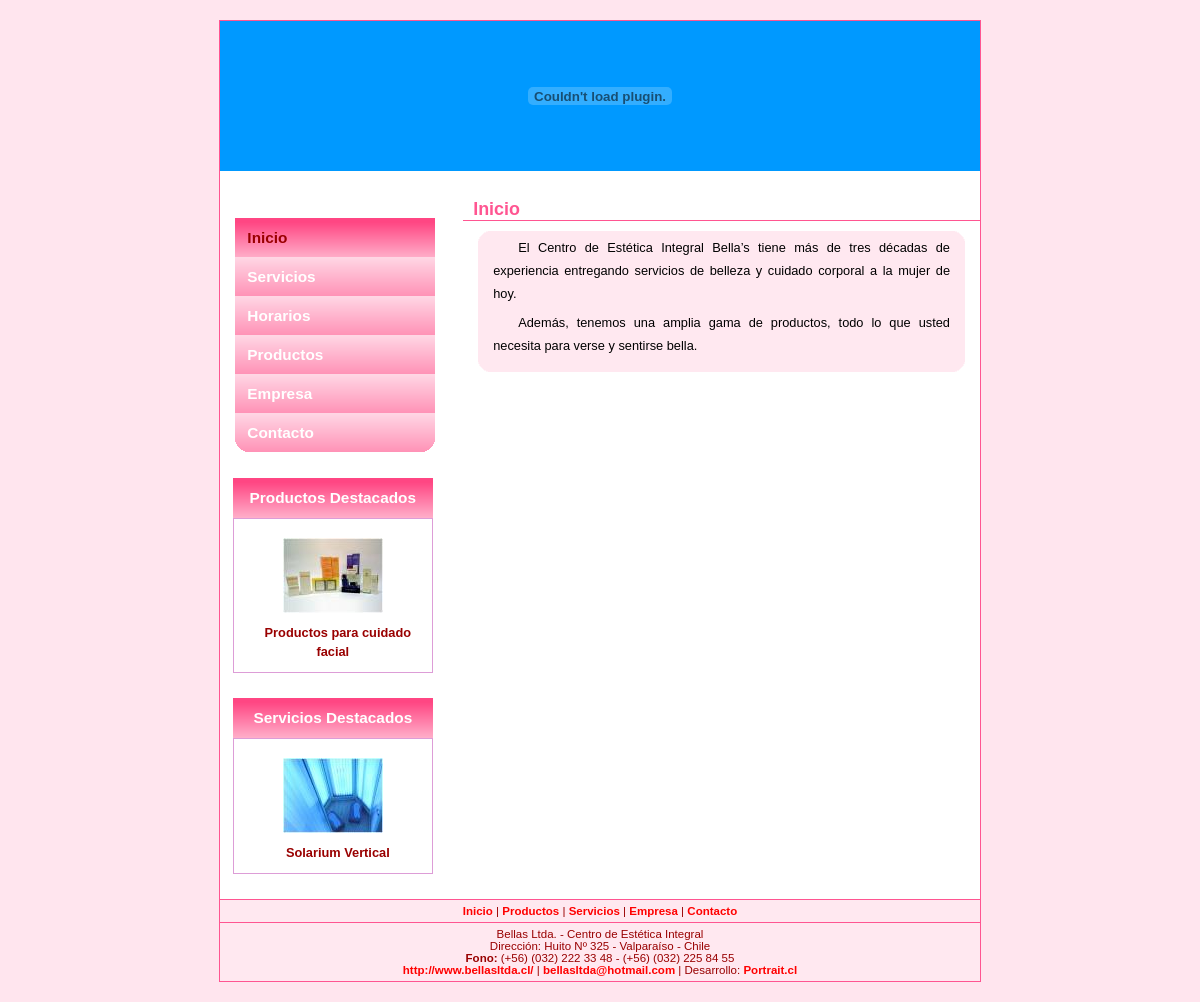
Page /inicio.php on the committed database.
### tables this page shows
CREATE TABLE `web_info` (
  `info_id` tinyint(4) NOT NULL,
  `info_inicio` text NOT NULL,
  `info_empresa` text NOT NULL,
  `info_contacto` text NOT NULL,
  `info_contacto_error` text NOT NULL,
  `info_contacto_exito` text NOT NULL,
  `info_horario` text NOT NULL,
  PRIMARY KEY  (`info_id`)
);

CREATE TABLE `web_prod` (
  `prod_id` tinyint(10) NOT NULL auto_increment,
  `prod_nombre` tinytext NOT NULL,
  `prod_imagen` tinytext NOT NULL,
  `prod_resena` text NOT NULL,
  `prod_pub` tinytext NOT NULL,
  `prod_cat` tinytext NOT NULL,
  `prod_dest` tinytext NOT NULL,
  `prod_fecha` varchar(255) NOT NULL,
  PRIMARY KEY  (`prod_id`)
);

CREATE TABLE `web_serv` (
  `serv_id` tinyint(10) NOT NULL auto_increment,
  `serv_nombre` tinytext NOT NULL,
  `serv_imagen` tinytext NOT NULL,
  `serv_resena` text NOT NULL,
  `serv_pub` tinytext NOT NULL,
  `serv_cat` tinytext NOT NULL,
  `serv_dest` tinytext NOT NULL,
  `serv_fecha` varchar(255) NOT NULL,
  PRIMARY KEY  (`serv_id`)
);

CREATE TABLE `web_conf` (
  `conf_id` tinyint(10) NOT NULL,
  `conf_nombre_sitio` tinytext NOT NULL,
  `conf_slogan` tinytext NOT NULL,
  `conf_descripcion` text NOT NULL,
  `conf_mail` tinytext NOT NULL,
  `conf_telefono` tinytext NOT NULL,
  `conf_direccion` tinytext NOT NULL,
  PRIMARY KEY  (`conf_id`)
);

### cp/inc/fx/general.fx.php (called while the page is built, shortened)
<?php
  function str_output($text){
    $text = stripslashes(html_entity_decode(trim($text), ENT_QUOTES));
    return $text;
  }
?>

### side.inc.php (the view, shortened to what this page needs)
<?php
  $url_images_folder_prod = "./productos/";
  $url_thumbs_folder_prod = $url_images_folder_prod."thumbs/";
  $url_images_folder_serv = "./servicios/";
  $url_thumbs_folder_serv = $url_images_folder_serv."thumbs/";
?>
        <div class="side">
<?php
  $datos = mysql_query("SELECT prod_id FROM ".$pre."prod ") or die(mysql_error());
  if (mysql_num_rows($datos) == 0) {}
  else {
      $datos = mysql_query("SELECT * FROM ".$pre."prod WHERE prod_pub='si' AND prod_dest='si' ORDER BY RAND() LIMIT 1") or die(mysql_error());
      $num_rows = mysql_num_rows($datos);
      for($j=0; $j<$num_rows; ++$j) {
          $prod_nombre = str_output(mysql_result($datos,$j,"prod_nombre"));
          $prod_imagen = str_output(mysql_result($datos,$j,"prod_imagen"));
?>
        <h3>Productos Destacados</h3>
          <div align="center" class="sidebox"><br />
            <a href="productos.php" title="<?php echo $prod_nombre; ?>">
            <img src="<?php echo $url_thumbs_folder_prod.$prod_imagen; ?>" border="0" alt="<?php echo $prod_nombre; ?>" /></a>
            <p><a href="productos.php" title="<?php echo $prod_nombre; ?>"><?php echo $prod_nombre; ?></a></p>
          </div>
<?php
          }
  }
?>
        </div>
        <div class="side">
<?php
  $datos = mysql_query("SELECT serv_id FROM ".$pre."serv ") or die(mysql_error());
  if (mysql_num_rows($datos) == 0) {}
  else {
      $datos = mysql_query("SELECT * FROM ".$pre."serv WHERE serv_pub='si' AND serv_dest='si' ORDER BY RAND() LIMIT 1") or die(mysql_error());
      $num_rows = mysql_num_rows($datos);
      for($j=0; $j<$num_rows; ++$j) {
          $serv_nombre = str_output(mysql_result($datos,$j,"serv_nombre"));
          $serv_imagen = str_output(mysql_result($datos,$j,"serv_imagen"));
?>
        <h3>Servicios Destacados</h3>
          <div align="center" class="sidebox"><br />
            <a href="servicios.php" title="<?php echo $serv_nombre; ?>">
            <img src="<?php echo $url_thumbs_folder_serv.$serv_imagen; ?>" border="0" alt="<?php echo $serv_nombre; ?>" /></a>
            <p><a href="servicios.php" title="<?php echo $serv_nombre; ?>"><?php echo $serv_nombre; ?></a></p>
          </div>
<?php
          }
  }
?>
        </div>

### layout.fx.php (shortened to what this page needs)
<?php
  function disp_header($pre,$title=''){
?>
<!DOCTYPE html PUBLIC "-//W3C//DTD XHTML 1.0 Transitional//EN" "http://www.w3.org/TR/xhtml1/DTD/xhtml1-transitional.dtd">
<html xmlns="http://www.w3.org/1999/xhtml">
<head>
  <link href="css/reset.css" rel="stylesheet" type="text/css" />
  <link href="css/estilo.css" rel="stylesheet" type="text/css" />
  <link href="css/generic.css" rel="stylesheet" type="text/css" />
  <link href="css/niftyCorners.css" rel="stylesheet" type="text/css" />
</head>
<body>
  <div id="wrapper">
    <div id="header">
      <object classid="clsid:D27CDB6E-AE6D-11cf-96B8-444553540000" codebase="http://download.macromedia.com/pub/shockwave/cabs/flash/swflash.cab#version=6,0,29,0" width="760" height="150">
        <embed src="img/arriba.swf" quality="high" pluginspage="http://www.macromedia.com/go/getflashplayer" type="application/x-shockwave-flash" width="760" height="150"></embed>
      </object>
    </div>
<?php
  }
?>
<?php
  function disp_footer($pre){
?>
    <div id="footer">
<?php
    $tabla = $pre."conf";
    $datos = mysql_query("SELECT * FROM ".$tabla."") or die(mysql_error());
      for($j=0; $j<mysql_num_rows($datos); $j++) {
        $conf_nombre_sitio = str_output(mysql_result($datos,$j,"conf_nombre_sitio"));
        $conf_descripcion = str_output(mysql_result($datos,$j,"conf_descripcion"));
        $conf_mail = str_output(mysql_result($datos,$j,"conf_mail"));
        $conf_telefono = str_output(mysql_result($datos,$j,"conf_telefono"));
        $conf_direccion = str_output(mysql_result($datos,$j,"conf_direccion"));
      }
?>
          <a href="inicio.php">Inicio</a> |
          <a href="productos.php">Productos</a> |
          <a href="servicios.php">Servicios</a> |
          <a href="empresa.php">Empresa</a> |
          <a href="contacto.php">Contacto</a>
    </div>
    <div id="credits">
 <?php echo $conf_nombre_sitio; ?> - <?php echo $conf_descripcion; ?><br />
Dirección: <?php echo $conf_direccion; ?><br />
<strong>Fono:</strong>  <?php echo $conf_telefono; ?> <br />
<a href="http://www.bellasltda.cl/">http://www.bellasltda.cl/</a> | <a href="mailto:<?php echo $conf_mail; ?>"><?php echo $conf_mail; ?></a> | Desarrollo: <a href="http://portrait.cl/" title="Ir a Portrait">Portrait.cl</a>
    </div>
  </div>
</body>
</html>
<?php
  }
?>

### inicio.php (shortened to what this page needs)
<?php
include('inc.inc.php');
$self = str_replace(".","",strrev(strrchr(strrev(basename($_SERVER['PHP_SELF'])),".")));
$title = ucfirst($self);
$secc = "info_".$self;
disp_header($pre,$title);
$secc_princ = mysql_query("SELECT ".$secc." FROM ".$pre."info") or die(mysql_error());
  $txt = str_output(mysql_result($secc_princ,0,$secc));
?>
       <div id="content">
       <h1><?php echo $title; ?></h1>
         <div class="article">
<?php
  echo $txt;
?>
          </div>
        </div>
<?php include('menu.inc.php'); ?>
<?php include('side.inc.php'); ?>
<?php disp_footer($pre); ?>

### css/estilo.css (style rules this page uses)
body { margin: 0px; padding: 0px; background: #FFE5EE; font: 0.8em/1em "Trebuchet MS", Arial, Verdana, Helvetica, sans-serif; }
#wrapper { width: 760px; margin: 20px auto; padding: 0px; background: #FFF; border: 1px solid #FF5591; }
#header { height: 150px; margin: 0px 0px 2em; background: #0099FF; border-bottom: 1px solid #FFF; }
#content { float: right; width: 68%; }
#content h1 { font-size: 1.4em; border-bottom: 1px solid #FF5591; color: #FF5591; text-decoration: none; margin-bottom: 10px; font-weight: bold; text-indent: 5px; padding: 5px; }
.article { margin: 0px 15px 15px; padding: 0px 15px 15px; background: #FFE8F0; }
.article p { text-align: justify; text-indent: 25px; line-height: 1.8em; margin-top: 5px; margin-bottom: 5px; }
.side { width: 200px; background: #FFFFFF; margin-top: 1em; margin-bottom: 2em; line-height: 1.5em; margin-left: 1em; }
.side h3 { background: url(../img/blockactive.png); color: #FFF; font-size: 1.2em; line-height: 40px; text-transform: capitalize; margin: 0px; padding-top: 0px; text-align: center; }
.side p { text-indent: 10px; margin: 10px; }
a { color: #990000; text-decoration: none; font-weight: bold; }
.sidebox { border: 1px solid #DD9DD7; margin-bottom: 1em; }
#footer, #credits { background: #FFE8F0; color: #990000; font-size: 0.9em; clear: both; text-align: center; padding: 5px; line-height: normal; border-top: 1px solid #FF5591; }
#footer a, #credits a { color: #FF0000; text-decoration: none; font-weight: bold; }

### rows in the picture
web_info: info_inicio "El Centro de Estética Integral Bella’s tiene más de tres décadas de experiencia entregando servicios de belleza y cuidado corporal a la mujer de hoy. Además, tenemos una amplia gama de productos, todo lo que usted necesita para verse y sentirse bella."
web_prod: prod_imagen (picture), prod_nombre "Productos para cuidado facial"
web_serv: serv_imagen (picture), serv_nombre "Solarium Vertical"
web_conf: conf_nombre_sitio "Bellas Ltda.", conf_descripcion "Centro de Estética Integral", conf_direccion "Huito Nº 325 - Valparaíso - Chile", conf_telefono "(+56) (032) 222 33 48 - (+56) (032) 225 84 55", conf_mail "bellasltda@hotmail.com"

### other values in the picture
$title "Inicio"
